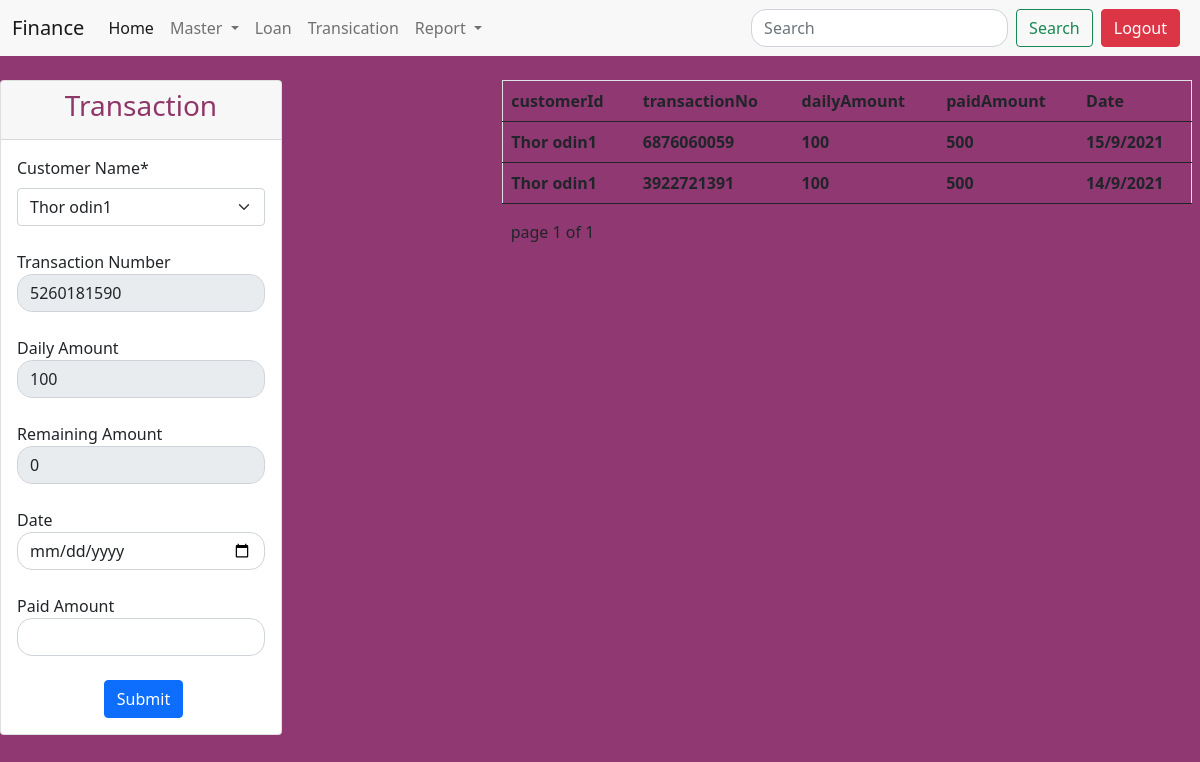
Page /transication/27 (signed in) on the committed database.
### finance/models.py (models this page shows, shortened)
class LoanModel(models.Model):
    customerName = models.ForeignKey(customerModel,on_delete=models.CASCADE)
    transactionNo = models.IntegerField()
    amount = models.IntegerField()
    interest = models.IntegerField()
    interestAmount = models.IntegerField()
    Amountfinal = models.IntegerField()
    paidAmount = models.IntegerField()
    chequeNumber = models.IntegerField(null=True,blank=True,default=00)
    Udays = models.IntegerField()
    todayDate = models.DateTimeField()
    expectedDay = models.DateTimeField()
    morgage = models.CharField(max_length=90,default="")
    guaranteePerson = models.CharField(max_length=90,default="")
    approve = models.BooleanField(default=False)
    iscompleted = models.BooleanField(default=False)

class customerModel(models.Model):
    profileId = models.ForeignKey(signupModel,on_delete=models.CASCADE,default=1)
    name = models.CharField(max_length=90)
    aadharNo = models.IntegerField()
    address = models.CharField(max_length=90)
    business = models.CharField(max_length=90)
    mobile = models.IntegerField()
    isapprove = models.BooleanField(default=False)

class transactionModel(models.Model):
    customerId = models.ForeignKey(LoanModel,on_delete=models.CASCADE)
    transactionNo = models.IntegerField()
    dailyAmount = models.IntegerField()
    paidAmount = models.IntegerField()
    paidDate = models.DateTimeField(default=datetime.datetime.today)

### finance/models.py (called while the page is built)
    def __str__(self):
        return self.email

### finance/templatetags/getName.py (called while the page is built)
@register.filter(name="getCustName")
def getCustName(value):
    getCustName = LoanModel.objects.get(id=value.id)
    name = getCustName.customerName.name
    return name

@register.filter(name="getLoantName")
def getLoantName(value):
    getloanName = LoanModel.objects.filter(customerName=value)#.values_list('customerName')[0]
    return getloanName[0].customerName.name

### finance/views.py (called while the page is built)
def getsessionEmail(email):
    getId=None
    try:
        getId = signupModel.objects.get(email=email)
    except:
        pass
    print(getId)
    return getId

### templates/finance/transaction.html (shortened to what this page needs)
{% extends 'finance/homebase.html' %}
{% load static %}
{% load getName %}
{% block home_body_block %}
<div class="row">
    <div class="col-lg-3 mt-4">
        <div class="card">
            <div class="card-header text-center">
              <h3 class="cardheader">Transaction</h3>
            </div>
            <div class="card-body">
                <form method="POST" id="form">
                {% if getCustId.customerName %}
                <div class="form-group">
                    <label class="form-label">Customer Name<span>*</span></label>
                      <select id="inputCustomerName" class="form-select" name="customerName" value="" onchange="location = this.value;">
                            <option value="{{getCustId.id}}"> {{getCustId.customerName|getLoantName}} </option>
                      </select>
                </div> <br>
                {% endif %}
                <div class="form-group">
                    <label>Transaction Number</label>
                    <input type="number" name="transactionNo" id="inputTransactionId" class="form-control" value="{{transicationId}}" readonly>
                </div><br>
                <div class="form-group">
                    <label>Daily Amount</label>
                    <input type="number" name="dailyAmount" id="inputDailyAmount" class="form-control" value="{{dailyAmount}}" min="1" readonly>
                </div><br>
                <div class="form-group">
                    <label>Remaining Amount</label>
                    <input type="number" name="remainingAmount" id="inputRemaining Amount" class="form-control" value="{{remainingAmount}}" readonly>
                </div><br>
                <div class="form-group">
                    <label>Date</label>
                    <input type="date" name="dateValue" id="inputDateTime" class="form-control" value="" autocomplete="off">
                </div><br>
                <div class="form-group">
                    <label>Paid Amount</label>
                    <input type="number" name="paidAmount" id="inputPaidAmount" class="form-control" value="" autocomplete="off">
                </div><br>
                <button type="submit" class="btn btn-primary move">Submit</button>
                </form>
            </div>
          </div>
    </div>
{% if TransicationData %}
    <div class="col-lg-7  mt-4" style="margin-left: 14%;">
            <table class="table table-hover fw-bold border border-bottom-0 text-dark" >
                    <th>customerId</th>
                    <th>transactionNo</th>
                    <th>dailyAmount</th>
                    <th>paidAmount</th>
                    <th>Date</th>
                    {% for TransicationData in TransicationData%}
                    <tr class="">
                        <td>{{TransicationData.customerId|getCustName}}</td>
                        <td>{{TransicationData.transactionNo}}</td>
                        <td>{{TransicationData.dailyAmount}}</td>
                        <td>{{TransicationData.paidAmount}}</td>
                        <td>{{TransicationData.paidDate|date:'d/n/Y'}}</td>
                    </tr>
                    {% endfor %}
                  </table>
                {%include 'finance/paginator.html' with page=TransicationData %}
    </div>
{% endif %}
</div>
{% endblock %}

### static/css/mycss/test.css (style rules this page uses)
body { background-color: #8f3872; }
.move { margin-left: 35%; }
.cardheader { color: #903769; }
.form-control { border-radius: 15px; }

### rows in the picture
LoanModel: customerName "Thor odin1"
transactionModel: customerId|getCustName "Thor odin1", transactionNo "6876060059", dailyAmount "100", paidAmount "500", paidDate "15/9/2021"
transactionModel: customerId|getCustName "Thor odin1", transactionNo "3922721391", dailyAmount "100", paidAmount "500", paidDate "14/9/2021"

### other values in the picture
{{ page.number }} "1"
{{ page.paginator.num_pages }} "1"
